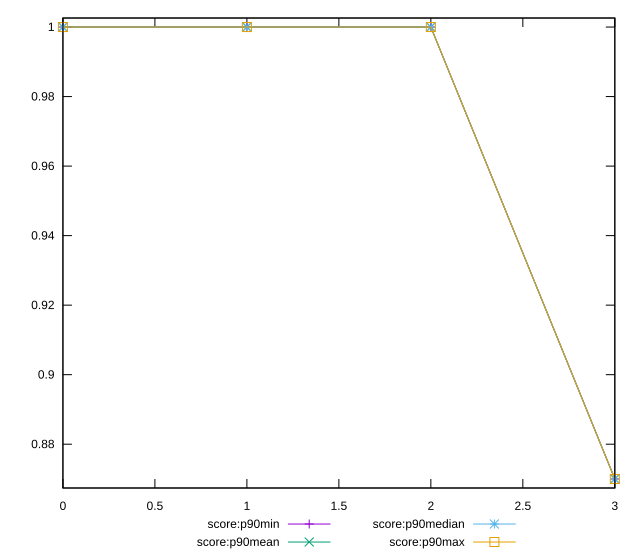

This chart was generated by the following gnuplot code:
reset

$scoreP90Min <<EOF
0 1
1 1
2 1
3 0.87
EOF

$scoreP90Mean <<EOF
0 1
1 1
2 1
3 0.8700000000000002
EOF

$scoreP90Median <<EOF
0 1
1 1
2 1
3 0.87
EOF

$scoreP90Max <<EOF
0 1
1 1
2 1
3 0.87
EOF

set key outside below
set xrange [0:3]
set yrange [0.8674:1.0026]
set trange [0.8674:1.0026]
set terminal svg size 640, 560 enhanced background rgb 'white'
set output "reports/report_00030_2021-02-24T20-42-31.540Z/cumulative-layout-shift/progression/score.svg"

plot $scoreP90Min title "score:p90min" with linespoints, \
     $scoreP90Mean title "score:p90mean" with linespoints, \
     $scoreP90Median title "score:p90median" with linespoints, \
     $scoreP90Max title "score:p90max" with linespoints

reset
